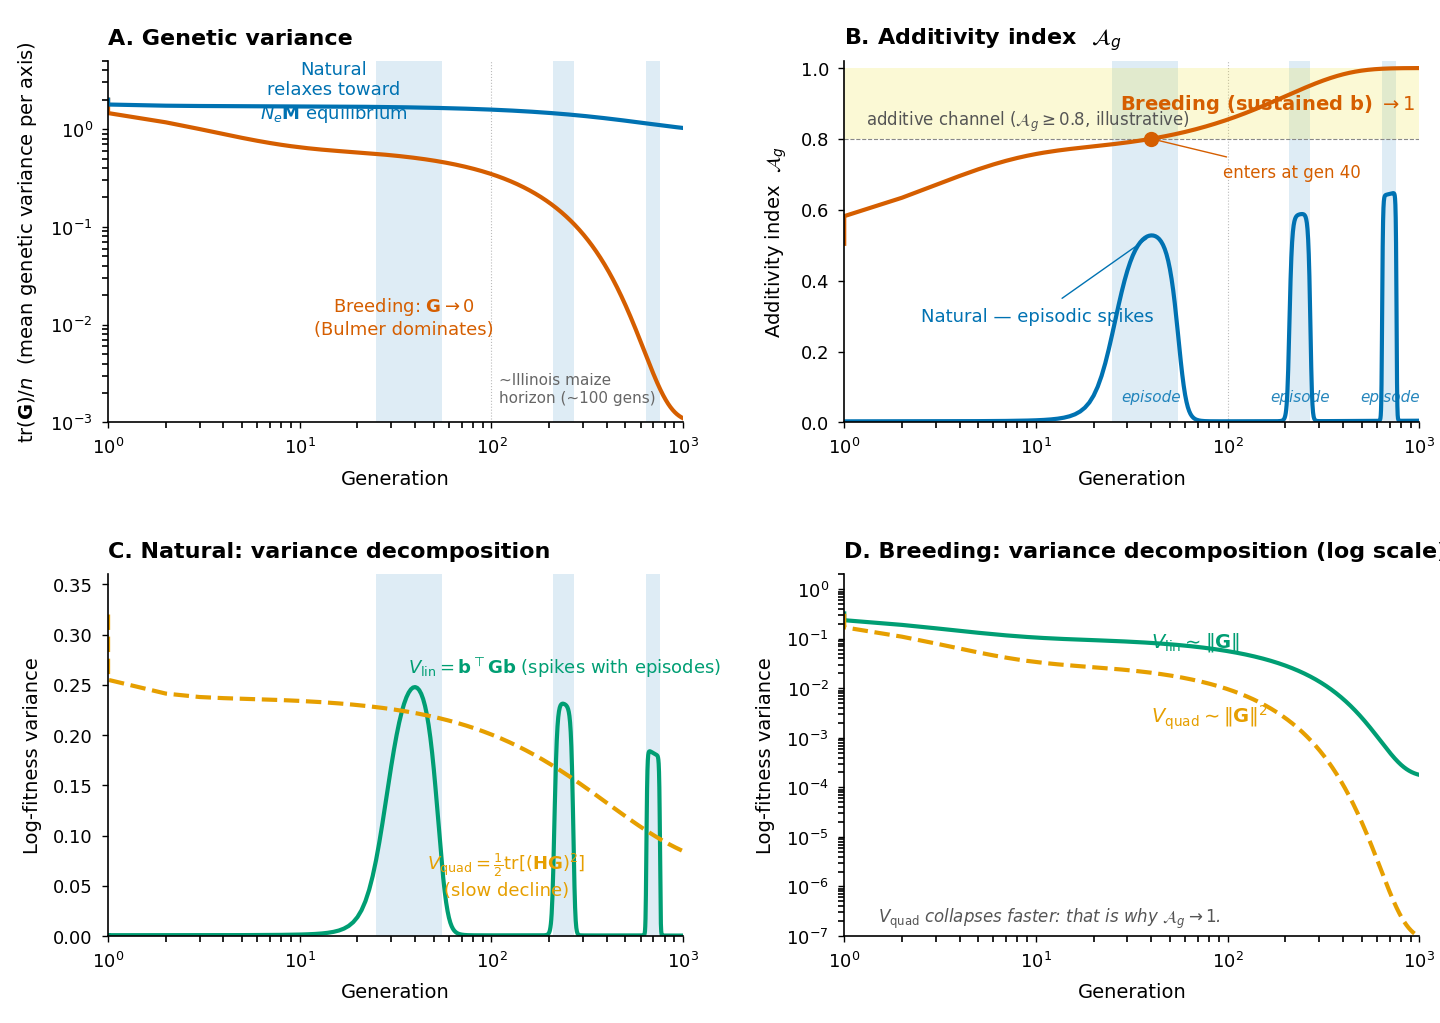

Here is the Python script that generated this plot:
"""
figure4_natural_vs_breeding.py
==============================
Figure 4: trajectories of (G, A_g, V_lin, V_quad) for natural and breeding
populations on log time axes, over 1000 generations.

This version uses **episodic** directional pressure for the natural population
(three log-spaced bouts of selection separated by mutation-drift balance) and
**sustained** directional pressure for the breeding population (constant b).
The contrast highlights why breeding programmes enter and persist in the
additive channel while natural populations spend most of their time outside it.

Output: figure4_natural_vs_breeding.{pdf,png}

Design notes
------------
- Nature Genetics formatting: Helvetica/Arial, 183mm full width, pdf.fonttype=42.
- Okabe-Ito colorblind-safe palette: blue=natural, vermillion=breeding,
  bluishgreen=V_lin, orange=V_quad.
- Direct on-axis annotations; no legend boxes.
- Light yellow vertical bands mark natural's episodes.
- Log time axis from generation 1 (avoids log(0) at t=0).
"""

import numpy as np
import matplotlib
matplotlib.use('Agg')
import matplotlib.pyplot as plt

from sim_core import trajectory


# -----------------------------------------------------------------
# Nature Genetics formatting
# -----------------------------------------------------------------
plt.rcParams.update({
    'pdf.fonttype':       42,
    'ps.fonttype':        42,
    'font.family':        'sans-serif',
    'font.sans-serif':    ['Helvetica', 'Arial', 'DejaVu Sans'],
    'font.size':          7,
    'axes.titlesize':     8,
    'axes.labelsize':     7,
    'xtick.labelsize':    6.5,
    'ytick.labelsize':    6.5,
    'axes.linewidth':     0.6,
    'xtick.major.width':  0.5,
    'ytick.major.width':  0.5,
    'xtick.major.size':   2.0,
    'ytick.major.size':   2.0,
    'lines.linewidth':    1.2,
    'axes.spines.top':    False,
    'axes.spines.right':  False,
})

MM = 1.0 / 25.4

# Okabe-Ito palette
OI = {
    'black':      '#000000',
    'orange':     '#E69F00',
    'skyblue':    '#56B4E9',
    'green':      '#009E73',
    'yellow':     '#F0E442',
    'blue':       '#0072B2',
    'vermillion': '#D55E00',
    'pink':       '#CC79A7',
}
C_NAT   = OI['blue']
C_BRE   = OI['vermillion']
C_LIN   = OI['green']
C_QUAD  = OI['orange']
C_FAINT = '#bbbbbb'


# -----------------------------------------------------------------
# Selection regimes
# -----------------------------------------------------------------
n     = 4
Gamma = 0.20 * np.eye(n)
b_full = np.array([0.30, 0.20, 0.15, 0.10])
G0    = 2.0 * np.eye(n)
N_GEN = 1000

# --- Episode schedule for the natural population ---
EPISODES = [
    (40,   15),   # (centre, half-width)
    (240,  30),
    (700,  60),
]
B_QUIET = 0.05
B_PEAK  = 1.00

def episode_envelope(t):
    """Smooth top-hat envelope in [B_QUIET, B_PEAK] over generation t."""
    amp = B_QUIET
    for tc, hw in EPISODES:
        rise = 1.0 / (1.0 + np.exp(-(t - (tc - hw)) / 4.0))
        fall = 1.0 / (1.0 + np.exp( (t - (tc + hw)) / 4.0))
        amp += (B_PEAK - B_QUIET) * rise * fall
    return min(amp, B_PEAK)

def b_natural(t):
    return episode_envelope(t) * b_full


# -----------------------------------------------------------------
# Run the two simulations
# -----------------------------------------------------------------
br = trajectory(G0=G0, G_genic0=G0, b=b_full, Gamma=Gamma,
                E=0.05 * np.eye(n), M=1e-5 * np.eye(n),
                rho=0.95, Ne=100, n_gen=N_GEN)

nat = trajectory(G0=G0, G_genic0=G0, b=b_natural, Gamma=Gamma,
                 E=0.50 * np.eye(n), M=2e-3 * np.eye(n),
                 rho=0.40, Ne=500, n_gen=N_GEN)

t = np.arange(0, N_GEN + 1)
t_log = t.copy()
t_log[0] = 1


# -----------------------------------------------------------------
# Diagnostics
# -----------------------------------------------------------------
print('Diagnostics for Fig 4 (episodic natural):')
print(f'  Initial A_g (both):                 {br["A_g"][0]:.3f}')
print(f'  Breeding A_g at t=10, 100, 1000:    '
      f'{br["A_g"][10]:.3f}, {br["A_g"][100]:.3f}, {br["A_g"][1000]:.3f}')
print(f'  Natural A_g at episode peaks (40, 240, 700): '
      f'{nat["A_g"][40]:.3f}, {nat["A_g"][240]:.3f}, {nat["A_g"][700]:.3f}')
print(f'  Natural A_g at quiet (10, 100, 400, 950):    '
      f'{nat["A_g"][10]:.4f}, {nat["A_g"][100]:.4f}, '
      f'{nat["A_g"][400]:.4f}, {nat["A_g"][950]:.4f}')
print(f'  Breeding gens with A_g >= 0.8:      '
      f'{int(np.sum(br["A_g"] >= 0.8))}/{N_GEN+1}')
print(f'  Natural  gens with A_g >= 0.8:      '
      f'{int(np.sum(nat["A_g"] >= 0.8))}/{N_GEN+1}')
print(f'  Breeding tr(G) at t=0, 100, 1000:   '
      f'{br["tr_G"][0]:.2f}, {br["tr_G"][100]:.2f}, {br["tr_G"][1000]:.4f}')
print(f'  Natural  tr(G) at t=0, 100, 1000:   '
      f'{nat["tr_G"][0]:.2f}, {nat["tr_G"][100]:.2f}, {nat["tr_G"][1000]:.2f}')


# -----------------------------------------------------------------
# Helper: shade episode bands on a given axis
# -----------------------------------------------------------------
def shade_episodes(ax, alpha=0.13):
    for tc, hw in EPISODES:
        ax.axvspan(max(tc - hw, 1), tc + hw, color=OI['blue'],
                   alpha=alpha, lw=0, zorder=0)


# -----------------------------------------------------------------
# Build the figure
# -----------------------------------------------------------------
fig, axes = plt.subplots(2, 2, figsize=(183 * MM, 130 * MM))
(axA, axB), (axC, axD) = axes


# ============ Panel A: tr(G)/n on log time ============
shade_episodes(axA)
axA.plot(t_log, br['tr_G']  / n, color=C_BRE, lw=1.5)
axA.plot(t_log, nat['tr_G'] / n, color=C_NAT, lw=1.5)
axA.set_xscale('log')
axA.set_yscale('log')
axA.set_xlim(1, N_GEN)
axA.set_ylim(1e-3, 5)
axA.set_xlabel('Generation')
axA.set_ylabel(r'$\mathrm{tr}(\mathbf{G})/n$  (mean genetic variance per axis)')
axA.set_title('A. Genetic variance', loc='left', fontweight='bold')

axA.text(15, 2.4, 'Natural\nrelaxes toward\n' + r'$N_e\mathbf{M}$ equilibrium',
         fontsize=6.5, color=C_NAT, ha='center', va='center')
axA.text(35, 0.012, r'Breeding: $\mathbf{G}\to 0$' + '\n(Bulmer dominates)',
         fontsize=6.5, color=C_BRE, ha='center', va='center')

axA.axvline(100, color=C_FAINT, lw=0.4, ls=':', zorder=0)
axA.text(110, 1.5e-3, '~Illinois maize\nhorizon (~100 gens)',
         fontsize=5.5, color='#666', ha='left', va='bottom', zorder=1)


# ============ Panel B: A_g on log time ============
shade_episodes(axB)
axB.axhspan(0.80, 1.00, color=OI['yellow'], alpha=0.22, lw=0)
axB.axhline(0.80, color='#888', lw=0.4, ls='--')
axB.text(1.3, 0.815, r'additive channel ($\mathcal{A}_g \geq 0.8$, illustrative)',
         fontsize=6, color='#555', va='bottom')

axB.plot(t_log, br['A_g'],  color=C_BRE, lw=1.5)
axB.plot(t_log, nat['A_g'], color=C_NAT, lw=1.5)

# Mark when breeding enters channel
ent = int(np.argmax(br['A_g'] >= 0.8))
axB.plot([t_log[ent]], [br['A_g'][ent]], 'o', color=C_BRE, ms=4.5, zorder=5)
axB.annotate(f'enters at gen {ent}',
             xy=(t_log[ent], br['A_g'][ent]),
             xytext=(95, 0.69),
             fontsize=6, color=C_BRE,
             arrowprops=dict(arrowstyle='-', color=C_BRE, lw=0.5))

# Regime labels — breeding label right-aligned at upper right of panel
axB.text(950, 0.93, r'Breeding (sustained $\mathbf{b}$) $\to 1$',
         fontsize=7, color=C_BRE, ha='right', va='top', fontweight='bold')

# Annotate the first natural spike with a short, on-axis label
peak_t = 40
peak_a = nat['A_g'][peak_t]
axB.annotate(
    'Natural — episodic spikes',
    xy=(peak_t, peak_a),
    xytext=(2.5, 0.30),
    fontsize=6.5, color=C_NAT, ha='left', va='center',
    arrowprops=dict(arrowstyle='-', color=C_NAT, lw=0.5),
)

# "Episode" labels on each band
for k, (tc, _) in enumerate(EPISODES):
    axB.text(tc, 0.05, 'episode', fontsize=5.5, color=C_NAT,
             ha='center', va='bottom', style='italic', alpha=0.85)

axB.axvline(100, color=C_FAINT, lw=0.4, ls=':', zorder=0)

axB.set_xscale('log')
axB.set_xlim(1, N_GEN)
axB.set_ylim(0.0, 1.02)
axB.set_xlabel('Generation')
axB.set_ylabel(r'Additivity index  $\mathcal{A}_g$')
axB.set_title(r'B. Additivity index  $\mathcal{A}_g$',
              loc='left', fontweight='bold')


# ============ Panel C: Variance decomposition for NATURAL ============
shade_episodes(axC)
axC.plot(t_log, nat['V_lin'],  color=C_LIN,  lw=1.5)
axC.plot(t_log, nat['V_quad'], color=C_QUAD, lw=1.5, ls='--')
axC.set_xscale('log')
axC.set_xlim(1, N_GEN)
axC.set_ylim(0, 0.36)
axC.set_xlabel('Generation')
axC.set_ylabel(r'Log-fitness variance')
axC.set_title('C. Natural: variance decomposition', loc='left', fontweight='bold')

axC.text(240, nat['V_lin'][240] + 0.025,
         r'$V_\mathrm{lin} = \mathbf{b}^\top \mathbf{G b}$ (spikes with episodes)',
         fontsize=6.5, color=C_LIN, ha='center', va='bottom')
axC.text(120, 0.085,
         r'$V_\mathrm{quad} = \frac{1}{2}\mathrm{tr}[(\mathbf{HG})^2]$' + '\n(slow decline)',
         fontsize=6.5, color=C_QUAD, ha='center', va='top')


# ============ Panel D: Variance decomposition for BREEDING (log y) ============
axD.plot(t_log, br['V_lin'],  color=C_LIN,  lw=1.5)
axD.plot(t_log, br['V_quad'], color=C_QUAD, lw=1.5, ls='--')
axD.set_xscale('log')
axD.set_yscale('log')
axD.set_xlim(1, N_GEN)
axD.set_ylim(1e-7, 2)
axD.set_xlabel('Generation')
axD.set_ylabel(r'Log-fitness variance')
axD.set_title('D. Breeding: variance decomposition (log scale)',
              loc='left', fontweight='bold')

axD.text(40, 0.05, r'$V_\mathrm{lin} \sim \|\mathbf{G}\|$',
         fontsize=7, color=C_LIN, ha='left', va='bottom')
axD.text(40, 5e-3, r'$V_\mathrm{quad} \sim \|\mathbf{G}\|^2$',
         fontsize=7, color=C_QUAD, ha='left', va='top')
axD.text(1.5, 1.3e-7,
         r'$V_\mathrm{quad}$ collapses faster: that is why $\mathcal{A}_g \to 1$.',
         fontsize=6, color='#555', ha='left', va='bottom', style='italic')


plt.subplots_adjust(left=0.075, right=0.985, bottom=0.085, top=0.94,
                    wspace=0.28, hspace=0.42)

out_pdf = 'figure4_natural_vs_breeding.pdf'
out_png = 'figure4_natural_vs_breeding.png'
plt.savefig(out_pdf, dpi=400)
plt.savefig(out_png, dpi=200)
print(f'\nSaved: {out_pdf}')
print(f'       {out_png}')
